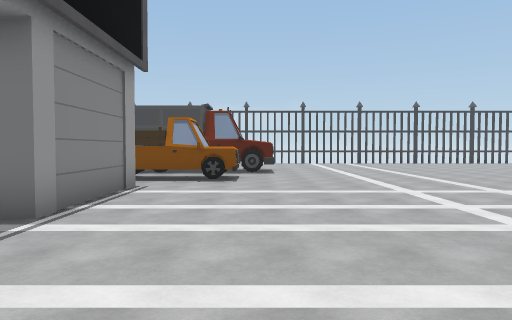
view 1 (above)

24 first-person views from a walk through a scene from a Unity 3-D project. The camera is 1.2 m above the floor, tilts 2° down and sees 70° across. The floor is counted in squares, 2 m on a side. Each view is taken from the middle of a square. On the plan, view 1 faces up. The plan holds only what a view shows up to about 10 squares ahead; the rest is blank. The place goes on beyond the plan. The player is left out.

view 2
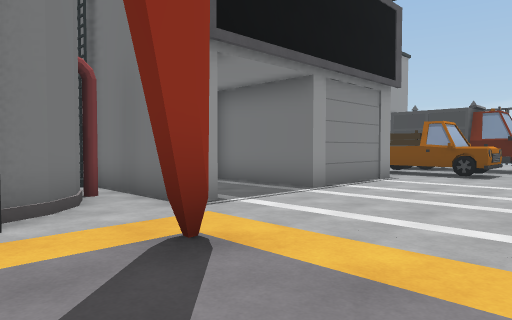

view 3
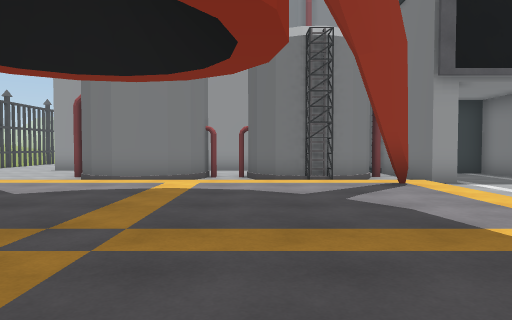

view 4
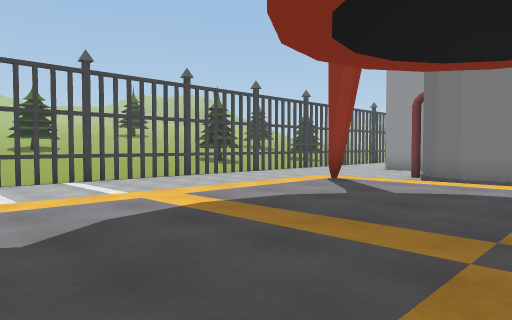

view 5
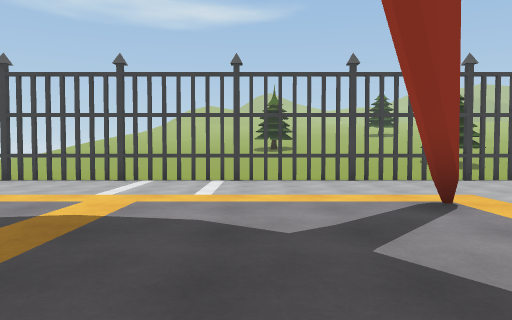

view 6
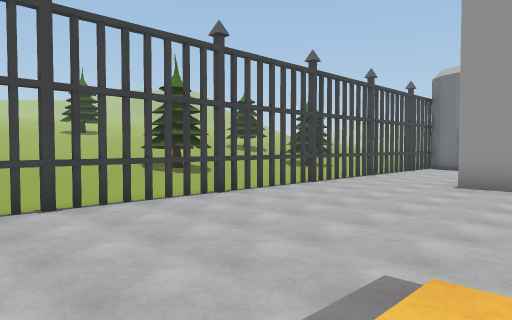

view 7
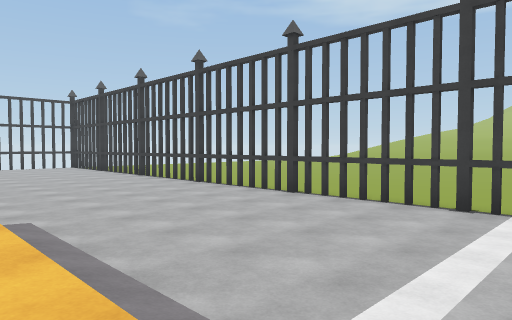

view 8
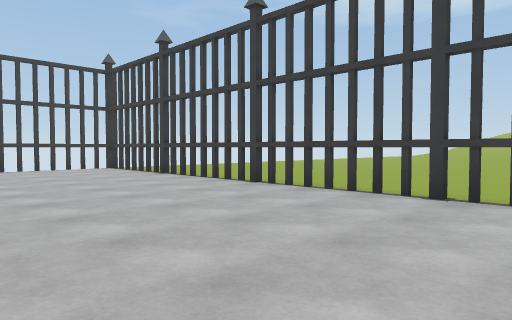

view 9
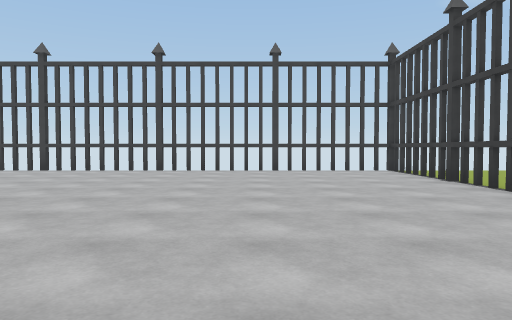

view 10
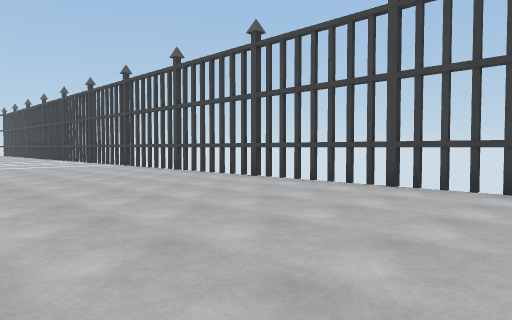

view 11
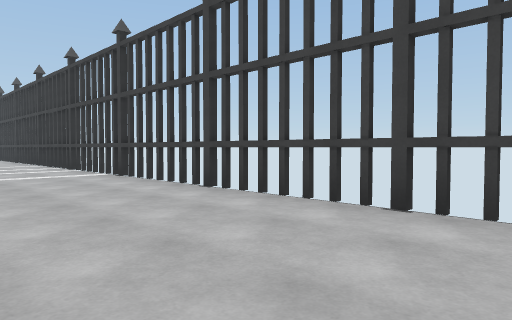

view 12
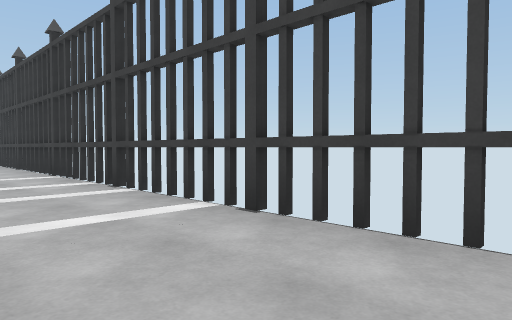

view 13
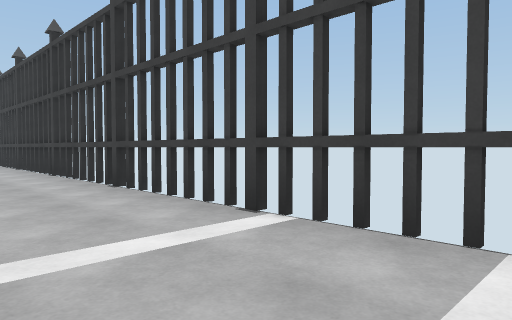

view 14
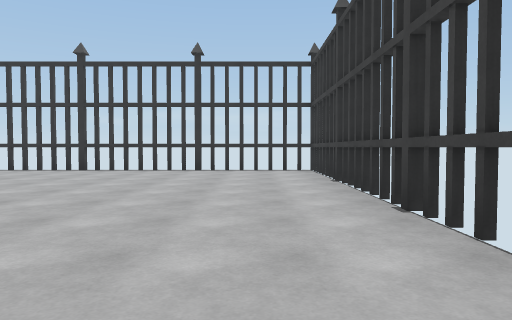

view 15
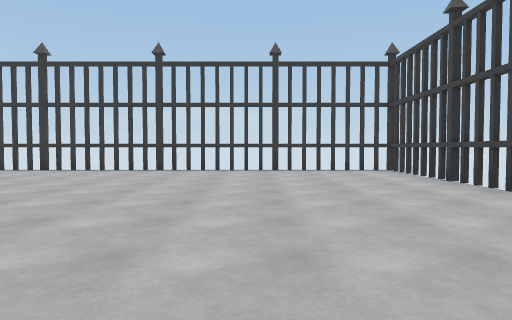

view 16
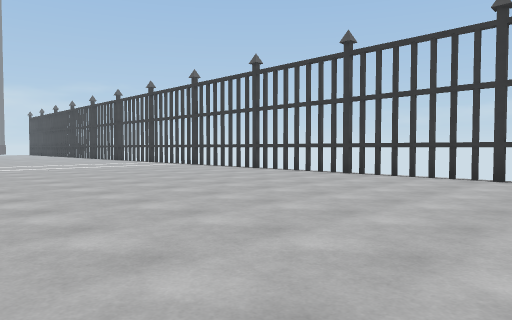

view 17
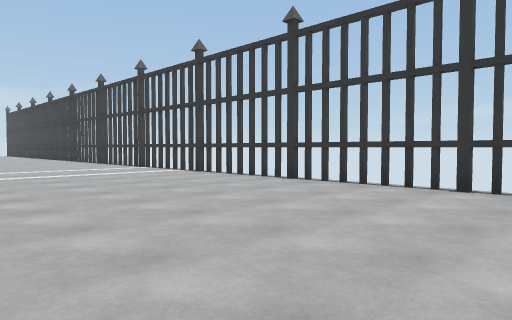

view 18
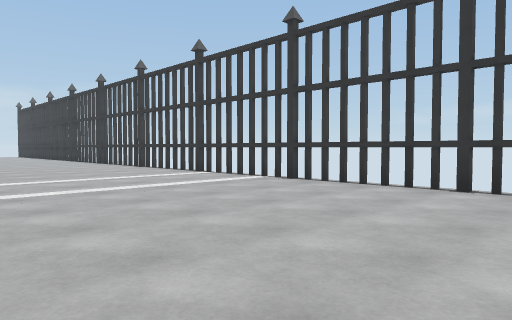

view 19
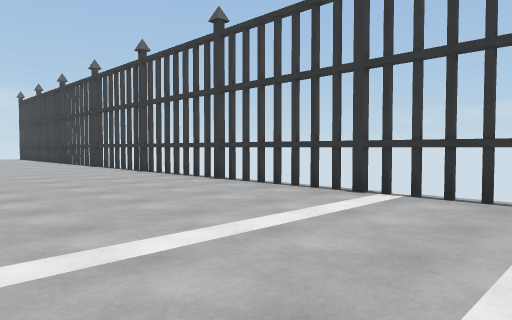

view 20
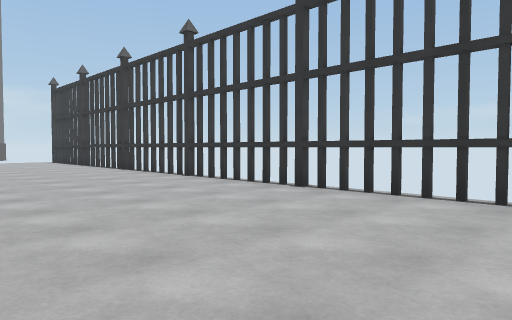

view 21
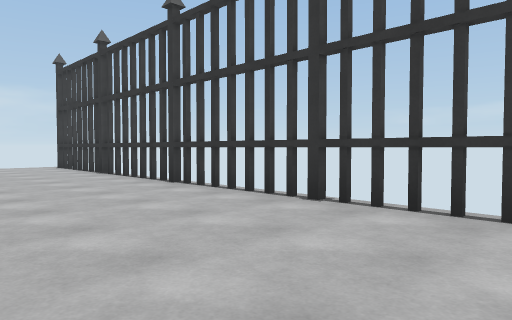

view 22
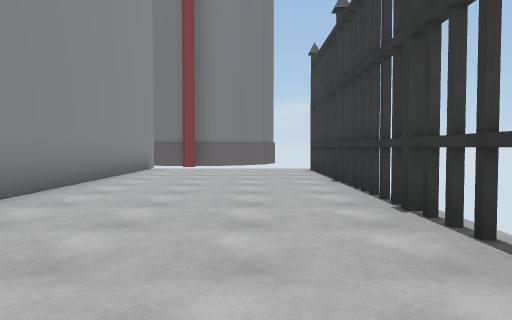

view 23
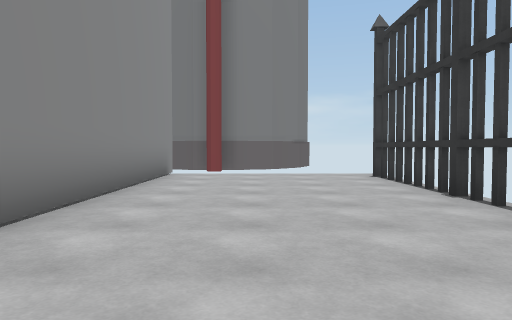

view 24
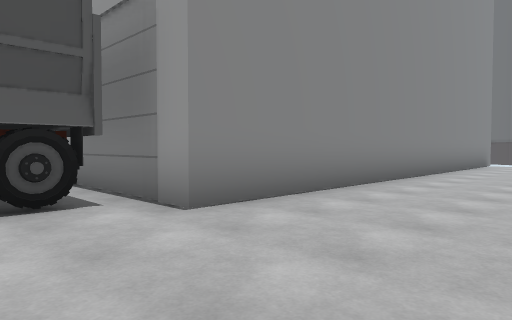

### Floor plan
Key: @ floor where view 1 was taken; # wall or solid block; x gap in a wall; . main floor; : floor 0.5 m higher than the main floor; / step, stairs or slope; O other object.
Columns run from 17 left of view 1 to 21 right of it. Each row starts with its distance up from view 1.
 20   xxxxxxxxxxxxxxxxxxxxxxxxxxxxxxxxxxxx#
 19  .....................................x
 18  .....................................x
 17  .....................................x
 16 #.....................................x
 15 #############..... ...................x
 14             #O       .................x
 13             #            .............x
 12                               ........x
 11                                  .....x
 10                ##.......          . ..x
  9               ##O.......            ..x
  8               #.........           ...x
  7               #........            ...x
  6               #.......             ...x
  5            ####.......             ...x
  4            #.........               ..x
  3              .......                ..x
  2              .......              ....x
  1            ####....               ....x
  0             ##../@//              ....x
 -1              ##./#::::            ....x
 -2               # /::::::          .....x
 -3              #  /:::::::         .....x
 -4              .  /:::::::         .....x
 -5              #  /:::::::         .....x
 -6              ## /:::::::         .....x
 -7              ## /:::::::        ......x
 -8              .../#::::::      ........x
 -9           ......//////////............x
-10          #.........  .................x
-11         ..............................x
-12         ..............................x
-13          .............................x
-14          xxxxxxxxxxxxxxxxxxxxxxxxxxxxx#

Where each view was taken, in squares from view 1:
view 1: 0 up, 0 right, facing up
view 2: 2 down, 2 right, facing up-left
view 3: 3 down, 6 right, facing left
view 4: 4 down, 6 right, facing down-left
view 5: 4 down, 2 right, facing down
view 6: 8 down, 1 right, facing down-left
view 7: 8 down, 4 right, facing down-right
view 8: 9 down, 10 right, facing down-right
view 9: 10 down, 11 right, facing right
view 10: 10 down, 15 right, facing up-right
view 11: 6 down, 17 right, facing up-right
view 12: 1 down, 18 right, facing up-right
view 13: 5 up, 18 right, facing up-right
view 14: 10 up, 19 right, facing up
view 15: 10 up, 17 right, facing up
view 16: 12 up, 16 right, facing up-left
view 17: 14 up, 13 right, facing up-left
view 18: 14 up, 10 right, facing up-left
view 19: 15 up, 5 right, facing up-left
view 20: 15 up, 0 right, facing up-left
view 21: 16 up, 4 left, facing up-left
view 22: 18 up, 6 left, facing left
view 23: 17 up, 8 left, facing left
view 24: 18 up, 3 left, facing down-left
